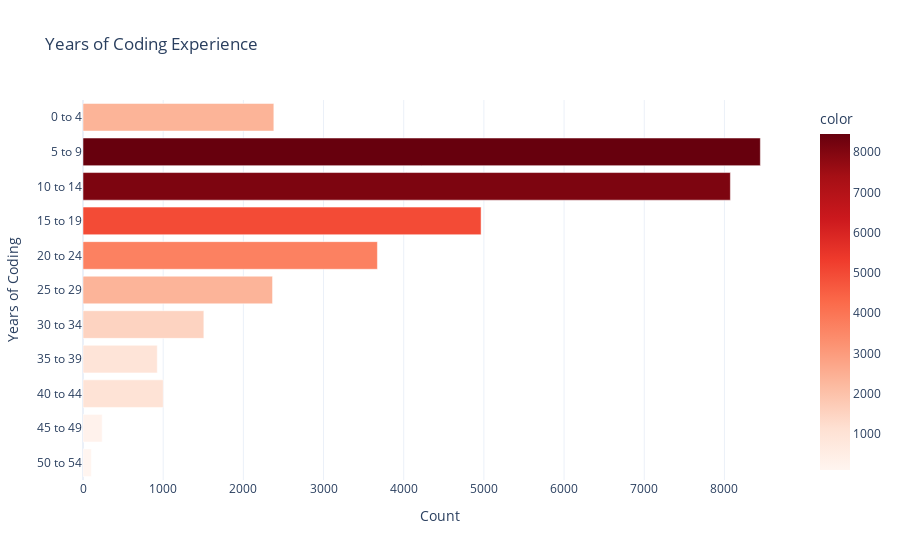

The code cell stored with this chart in its notebook:
### Markdown cell above
------------------------------------------------------------------------------------------------------------------------------------------------

### Code cell
# Years of coding experience
years = df["YearsCode"].dropna()
years = years.replace("Less than 1 year", 1)
years = years.replace("More than 50 years", 50)
years = years.astype(int)
starting = (years // 5) * 5
temp = pd.DataFrame(starting)
temp.sort_values(by="YearsCode", inplace=True)
temp["range"] = (
    temp["YearsCode"].astype(str)
    + " to "
    + (temp["YearsCode"].astype(int) + 4).astype(str)
)
alh_cnts = (
    temp["range"]
    .value_counts()
    .sort_index(key=lambda x: x.str.split(" ").str[0].astype(int))
)
alh_cnts = alh_cnts.iloc[::-1]
fig3 = px.bar(
    x=alh_cnts.values,
    y=alh_cnts.index,
    orientation="h",
    title="Years of Coding Experience",
    color=alh_cnts.values,
    color_continuous_scale="Reds",
    labels={"x": "Count", "y": "Years of Coding"},
)
fig3.update_layout(
    xaxis_title="Count", yaxis_title="Years of Coding", template="plotly_white"
)
fig3.show()

### Figure 1 — Plotly figure (JSON) as saved in the notebook; plotly's stock layout.template omitted (floating-point values rounded to 4 significant figures)
{"data": [{"alignmentgroup": "True", "hovertemplate": "Count=%{x}<br>Years of Coding=%{y}<br>color=%{marker.color}<extra></extra>", "legendgroup": "", "marker": {"color": [105, 239, 1001, 926, 1507, 2364, 3672, 4965, 8074, 8448, 2380], "coloraxis": "coloraxis", "pattern": {"shape": ""}}, "name": "", "offsetgroup": "", "orientation": "h", "showlegend": false, "textposition": "auto", "type": "bar", "x": [105, 239, 1001, 926, 1507, 2364, 3672, 4965, 8074, 8448, 2380], "xaxis": "x", "y": ["50 to 54", "45 to 49", "40 to 44", "35 to 39", "30 to 34", "25 to 29", "20 to 24", "15 to 19", "10 to 14", "5 to 9", "0 to 4"], "yaxis": "y"}], "layout": {"barmode": "relative", "coloraxis": {"colorbar": {"title": {"text": "color"}}, "colorscale": [[0, "rgb(255,245,240)"], [0.125, "rgb(254,224,210)"], [0.25, "rgb(252,187,161)"], [0.375, "rgb(252,146,114)"], [0.5, "rgb(251,106,74)"], [0.625, "rgb(239,59,44)"], [0.75, "rgb(203,24,29)"], [0.875, "rgb(165,15,21)"], [1, "rgb(103,0,13)"]]}, "legend": {"tracegroupgap": 0}, "title": {"text": "Years of Coding Experience"}, "xaxis": {"anchor": "y", "domain": [0, 1], "title": {"text": "Count"}}, "yaxis": {"anchor": "x", "domain": [0, 1], "title": {"text": "Years of Coding"}}}}
